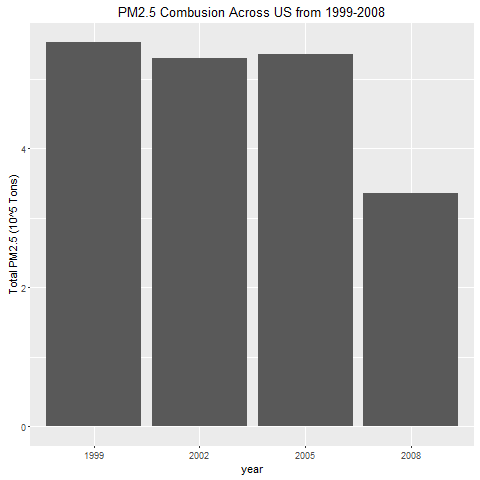

R code for this plot:
#Run plots 1-3 first

#plot 4: Across the United States, how have emissions from coal combustion-related sources changed from 1999–2008?
combus <- grepl("comb", master$SCC.Level.One, ignore.case=TRUE)
coal <- grepl("coal", master$SCC.Level.Three, ignore.case=TRUE)
coal.combus <- (coal & combus)
coal.combus.data <- master[coal.combus,]
combus.scc <- coal.combus.data$SCC
combus.summ <- summary.pm25[summary.pm25$SCC %in% combus.scc,]
q.4plot <- ggplot(combus.summ, aes(factor(year),Emissions/10^5)) +geom_bar(stat="identity")+labs(x="year",y="Total PM2.5 (10^5 Tons)")+labs(title="PM2.5 Combusion Across US from 1999-2008")
print(q.4plot)
